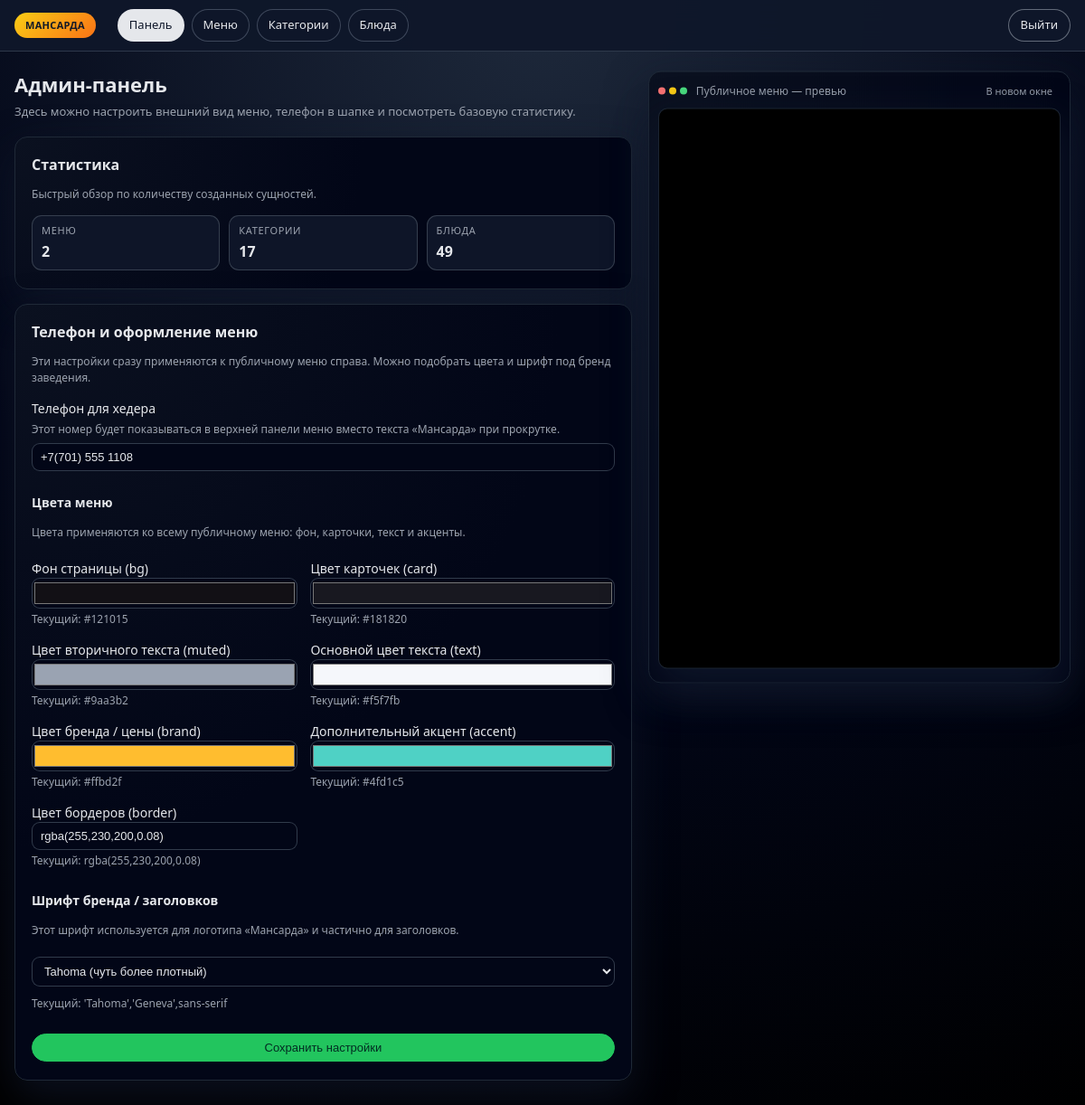
/admin (signed in), run on the app's committed database.
### app.py (models this page shows)
class Settings(db.Model):
    __tablename__ = "settings"
    id = db.Column(db.Integer, primary_key=True)
    phone = db.Column(db.String(64), default="")
    bg = db.Column(db.String(64), default="#121015")
    card = db.Column(db.String(64), default="#181820")
    muted = db.Column(db.String(64), default="#9aa3b2")
    text = db.Column(db.String(64), default="#f5f7fb")
    brand = db.Column(db.String(64), default="#ffbd2f")
    accent = db.Column(db.String(64), default="#4fd1c5")
    border = db.Column(db.String(64), default="rgba(255,255,255,.08)")
    brand_font = db.Column(
        db.String(255),
        default="system-ui,-apple-system,Segoe UI,Roboto,Ubuntu,Cantarell",
    )

### app.py (the view, shortened to what this page needs)
@app.route("/admin", methods=["GET", "POST"])
def admin_dashboard():
    if not session.get("is_admin"):
        return redirect(url_for("admin_login"))
    settings = get_settings()
    stats = {
        "menus": Menu.query.count(),
        "categories": Menu.query.count() if False else Category.query.count(),
        "dishes": Dish.query.count(),
    }
    return render_template("admin_dashboard.html", stats=stats, settings=settings)

### templates/admin_dashboard.html (shortened to what this page needs)
{% extends "base.html" %}
{% block body %}
  <div class="topbar">
    <span class="badge">Мансарда</span>
    <div class="nav">
      <a href="{{ url_for('admin_dashboard') }}" class="active">Панель</a>
      <a href="{{ url_for('admin_menus') }}">Меню</a>
      <a href="{{ url_for('admin_categories') }}">Категории</a>
      <a href="{{ url_for('admin_dishes') }}">Блюда</a>
    </div>
    <a class="btn right" href="{{ url_for('admin_logout') }}">Выйти</a>
  </div>
  <div class="container">
    <div class="admin-shell">
      <div class="admin-main">
        <h1 class="page-title">Админ-панель</h1>
        <p class="page-subtitle">
          Здесь можно настроить внешний вид меню, телефон в шапке и посмотреть базовую статистику.
        </p>
        <div class="card">
          <h2>Статистика</h2>
          <p class="small muted">Быстрый обзор по количеству созданных сущностей.</p>
          <div class="stats-grid mt">
            <div class="stat-pill">
              <span class="stat-label">Меню</span>
              <span class="stat-value">{{ stats.menus }}</span>
            </div>
            <div class="stat-pill">
              <span class="stat-label">Категории</span>
              <span class="stat-value">{{ stats.categories }}</span>
            </div>
            <div class="stat-pill">
              <span class="stat-label">Блюда</span>
              <span class="stat-value">{{ stats.dishes }}</span>
            </div>
          </div>
        </div>
        <div class="card mt-lg">
          <h2>Телефон и оформление меню</h2>
          <p class="small muted">
            Эти настройки сразу применяются к публичному меню справа. Можно подобрать цвета и шрифт под бренд заведения.
          </p>
          <form method="post" class="mt">
            <div>
              <label>Телефон для хедера</label>
              <p class="small muted" style="margin:4px 0 6px;">
                Этот номер будет показываться в верхней панели меню вместо текста «Мансарда» при прокрутке.
              </p>
              <input
                name="phone"
                value="{{ settings.phone or '' }}"
                placeholder="+7 (777) 123-45-67"
              >
            </div>
            <h3 class="mt" style="margin-bottom:4px; font-size:14px;">Цвета меню</h3>
            <p class="small muted" style="margin:0 0 10px;">
              Цвета применяются ко всему публичному меню: фон, карточки, текст и акценты.
            </p>
            <div class="grid2">
              <div>
                <label>Фон страницы (bg)</label>
                <input
                  type="color"
                  name="bg"
                  value="{{ settings.bg or '#121015' }}"
                >
                <small class="muted small">
                  Текущий: {{ settings.bg or '#121015' }}
                </small>
              </div>
              <div>
                <label>Цвет карточек (card)</label>
                <input
                  type="color"
                  name="card"
                  value="{{ settings.card or '#181820' }}"
                >
                <small class="muted small">
                  Текущий: {{ settings.card or '#181820' }}
                </small>
              </div>
              <div>
                <label>Цвет вторичного текста (muted)</label>
                <input
                  type="color"
                  name="muted"
                  value="{{ settings.muted or '#9aa3b2' }}"
                >
                <small class="muted small">
                  Текущий: {{ settings.muted or '#9aa3b2' }}
                </small>
              </div>
              <div>
                <label>Основной цвет текста (text)</label>
                <input
                  type="color"
                  name="text"
                  value="{{ settings.text or '#f5f7fb' }}"
                >
                <small class="muted small">
                  Текущий: {{ settings.text or '#f5f7fb' }}
                </small>
              </div>
              <div>
                <label>Цвет бренда / цены (brand)</label>
                <input
                  type="color"
                  name="brand"
                  value="{{ settings.brand or '#ffbd2f' }}"
                >
                <small class="muted small">
                  Текущий: {{ settings.brand or '#ffbd2f' }}
                </small>
              </div>
              <div>
                <label>Дополнительный акцент (accent)</label>
                <input
                  type="color"
                  name="accent"
                  value="{{ settings.accent or '#4fd1c5' }}"
                >
                <small class="muted small">
                  Текущий: {{ settings.accent or '#4fd1c5' }}
                </small>
              </div>
              <div>
                <label>Цвет бордеров (border)</label>
                <input
                  name="border"
                  value="{{ settings.border or 'rgba(255,255,255,.08)' }}"
                  placeholder="rgba(255,255,255,.08) или #222222"
                >
                <small class="muted small">
                  Текущий: {{ settings.border or 'rgba(255,255,255,.08)' }}
                </small>
              </div>
            </div>
            <h3 class="mt" style="margin-bottom:4px; font-size:14px;">Шрифт бренда / заголовков</h3>
            <p class="small muted" style="margin:0 0 10px;">
              Этот шрифт используется для логотипа «Мансарда» и частично для заголовков.
            </p>
            <select name="brand_font">
              <option
                value="'Tahoma','Geneva',sans-serif"
                {% if settings.brand_font == "'Tahoma','Geneva',sans-serif" %}
                  selected
                {% endif %}
              >
                Tahoma (чуть более плотный)
              </option>
            </select>
            <small class="muted small">
              Текущий: {{ settings.brand_font or 'system-ui,-apple-system,Segoe UI,Roboto,Ubuntu,Cantarell' }}
            </small>
            <button class="btn btn-primary mt" type="submit">Сохранить настройки</button>
          </form>
        </div>
      </div>
      <aside class="admin-preview">
        <div class="card preview-card">
          <div class="preview-header">
            <div class="preview-dots">
              <span class="dot red"></span>
              <span class="dot yellow"></span>
              <span class="dot green"></span>
            </div>
            <span class="preview-title">Публичное меню — превью</span>
            <a
              class="btn btn-ghost btn-xs"
              href="{{ url_for('index') }}"
              target="_blank"
            >
              В новом окне
            </a>
          </div>
          <iframe
            src="{{ url_for('index') }}"
            class="preview-frame"
            loading="lazy"
          ></iframe>
        </div>
      </aside>
    </div>
  </div>
{% endblock %}

### templates/base.html (style rules this page uses)
:root { --bg:#020617; --bg-alt:#0b1120; --card:#020617; --card-soft:#0f172a; --border:#1f2937; --text:#e5e7eb; --muted:#9ca3af; --accent:#22c55e; --accent-soft:rgba(34,197,94,.12); --danger:#ef4444; --danger-soft:rgba(248,113,113,.14); --info-soft:rgba(59,130,246,.14); --radius:14px; --shadow:0 18px 45px rgba(15,23,42,.7); }
* { box-sizing:border-box; }
body { margin:0; font:14px/1.5 system-ui,-apple-system,Segoe UI,Roboto,Ubuntu,Cantarell; background: radial-gradient(circle at top,#1e293b 0,#020617 55%,#000 100%); color:var(--text); }
a { color:inherit; }
.container { max-width:1200px; margin:0 auto; padding:20px 16px 40px; }
.topbar { position:sticky; top:0; z-index:20; display:flex; align-items:center; gap:16px; padding:10px 16px; border-bottom:1px solid rgba(148,163,184,.24); background:rgba(15,23,42,.96); backdrop-filter:blur(18px); }
.badge { background:linear-gradient(135deg,#facc15,#f97316); color:#111827; padding:6px 12px; border-radius:999px; font-weight:700; letter-spacing:.03em; text-transform:uppercase; font-size:11px; }
.nav { display:flex; gap:8px; padding-left:8px; }
.nav a { padding:7px 12px; border-radius:999px; border:1px solid rgba(148,163,184,.35); font-size:13px; text-decoration:none; color:#e5e7eb; background:rgba(15,23,42,.7); transition:.18s ease-in-out; }
.nav a.active { background:#e5e7eb; color:#0f172a; border-color:transparent; }
.right { margin-left:auto; }
.btn { display:inline-flex; align-items:center; justify-content:center; gap:6px; padding:7px 13px; border-radius:999px; border:1px solid rgba(156,163,175,.6); background:rgba(15,23,42,.9); color:#e5e7eb; cursor:pointer; font-size:13px; text-decoration:none; transition:.18s ease-in-out; }
.btn-primary { background:#22c55e; border-color:#22c55e; color:#022c22; }
.btn-ghost { background:transparent; border-color:transparent; color:var(--muted); padding:4px 10px; }
.btn-xs { font-size:11px; padding:2px 8px; }
input,select,textarea { width:100%; padding:7px 9px; border:1px solid rgba(55,65,81,.9); border-radius:9px; font-size:13px; background:#020617; color:var(--text); }
input[type="color"] { padding:0; height:34px; }
input::placeholder,textarea::placeholder { color:rgba(148,163,184,.7); }
form { display:grid; gap:10px; }
.grid2 { display:grid; grid-template-columns:1.4fr 1.6fr; gap:14px; }
.mt { margin-top:14px; }
.mt-lg { margin-top:22px; }
.muted { color:var(--muted); }
.small { font-size:12px; }
.page-title { font-size:22px; font-weight:650; margin:0 0 4px; }
.page-subtitle { margin:0 0 18px; font-size:13px; color:var(--muted); }
.card { background:radial-gradient(circle at top left,#0b1120,#020617 55%,#020617 100%); border-radius:var(--radius); padding:18px 18px 20px; border:1px solid var(--border); box-shadow:var(--shadow); }
.card h2 { margin:0 0 8px; font-size:16px; }
.card + .card { margin-top:16px; }
.stats-grid { display:grid; grid-template-columns:repeat(auto-fit,minmax(120px,1fr)); gap:10px; }
.stat-pill { background:rgba(15,23,42,.95); border-radius:11px; padding:8px 10px; border:1px solid rgba(55,65,81,.95); font-size:13px; }
.stat-pill span { display:block; }
.stat-label { font-size:11px; text-transform:uppercase; color:var(--muted); letter-spacing:.06em; }
.stat-value { font-size:16px; font-weight:700; margin-top:2px; }
.admin-shell { display:flex; align-items:flex-start; gap:18px; }
.admin-main { flex:1 1 0; min-width:0; }
.admin-preview { width:40%; min-width:320px; position:sticky; top:78px; }
.preview-card { padding:10px; }
.preview-header { display:flex; align-items:center; gap:10px; margin-bottom:8px; }
.preview-dots { display:flex; gap:4px; }
.dot { width:8px; height:8px; border-radius:999px; }
.dot.red { background:#f97373; }
.dot.yellow { background:#facc15; }
.dot.green { background:#4ade80; }
.preview-title { font-size:12px; color:var(--muted); }
.preview-frame { width:100%; height:620px; border-radius:10px; border:1px solid rgba(31,41,55,.9); background:#000; box-shadow:0 18px 45px rgba(15,23,42,.95); }

### data on the page
Settings: phone "+7(701) 555 1108", bg "#121015", card "#181820", muted "#9aa3b2", text "#f5f7fb", brand "#ffbd2f", accent "#4fd1c5", border "rgba(255,230,200,0.08)", brand_font "Tahoma (чуть более плотный)", brand_font "'Tahoma','Geneva',sans-serif"

### other printed values
{{ stats.menus }} "2"
{{ stats.categories }} "17"
{{ stats.dishes }} "49"
